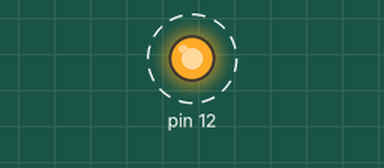
Recording of a sketch running on a simulated Arduino Uno, built with avr-gcc and run on an emulated ATmega328P. Parts: output pins drawn as LEDs (lit = HIGH). Dashed ring = blinking. What the sketch prints to the serial monitor is not drawn.

Above: at 0.5 s.
Timing chart, 0 to 4.6 s (numbered marks = the images above):
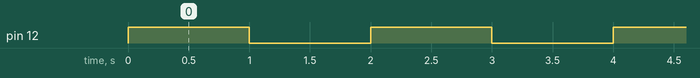

Measured:
- by itself, pin 12: alternates HIGH for 1.0 s and LOW for 1.0 s

The sketch:

a.ino
```cpp
void setup() {
  // initialize digital pin LED_BUILTIN as an output.
  pinMode(12, OUTPUT);
  Serial.begin(9600);
}

// the loop function runs over and over again forever
void loop() {
  digitalWrite(12, HIGH);   // turn the LED on (HIGH is the voltage level)
  delay(1000);
  Serial.println("hello");
  // wait for a second
  digitalWrite(12, LOW);    // turn the LED off by making the voltage LOW
  delay(1000);                       // wait for a second
}
```
